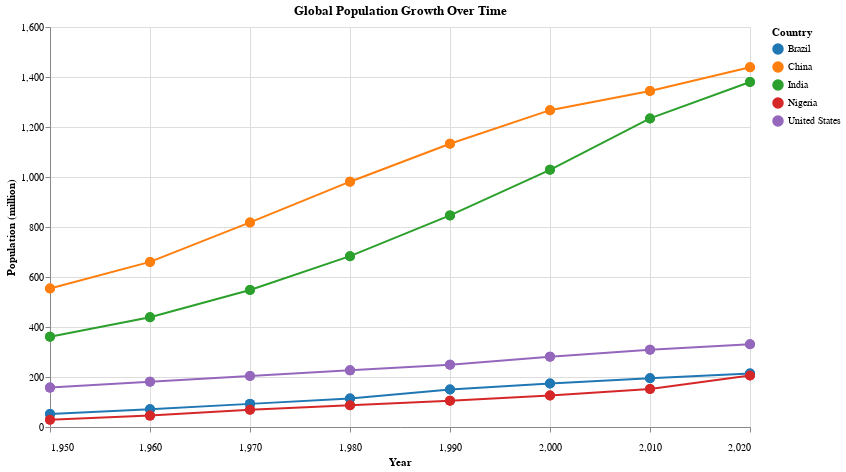

Specify this chart in Vega-Lite:
### Vega-Lite specification from a JSON file in a GitHub repository (floating-point values rounded to 4 significant figures)
{"$schema": "https://vega.github.io/schema/vega-lite/v5.json", "title": "Global Population Growth Over Time", "data": {"values": [{"Country": "China", "Year": 1950, "Population": 554005000, "Continent": "Asia"}, {"Country": "China", "Year": 1960, "Population": 660330000, "Continent": "Asia"}, {"Country": "China", "Year": 1970, "Population": 818315000, "Continent": "Asia"}, {"Country": "China", "Year": 1980, "Population": 981235000, "Continent": "Asia"}, {"Country": "China", "Year": 1990, "Population": 1133020000, "Continent": "Asia"}, {"Country": "China", "Year": 2000, "Population": 1267320000, "Continent": "Asia"}, {"Country": "China", "Year": 2010, "Population": 1344130000, "Continent": "Asia"}, {"Country": "China", "Year": 2020, "Population": 1439323776, "Continent": "Asia"}, {"Country": "India", "Year": 1950, "Population": 361000000, "Continent": "Asia"}, {"Country": "India", "Year": 1960, "Population": 439235000, "Continent": "Asia"}, {"Country": "India", "Year": 1970, "Population": 548159000, "Continent": "Asia"}, {"Country": "India", "Year": 1980, "Population": 683329000, "Continent": "Asia"}, {"Country": "India", "Year": 1990, "Population": 846387000, "Continent": "Asia"}, {"Country": "India", "Year": 2000, "Population": 1028690000, "Continent": "Asia"}, {"Country": "India", "Year": 2010, "Population": 1234280000, "Continent": "Asia"}, {"Country": "India", "Year": 2020, "Population": 1380004385, "Continent": "Asia"}, {"Country": "United States", "Year": 1950, "Population": 157553000, "Continent": "North America"}, {"Country": "United States", "Year": 1960, "Population": 180671000, "Continent": "North America"}, {"Country": "United States", "Year": 1970, "Population": 203984000, "Continent": "North America"}, {"Country": "United States", "Year": 1980, "Population": 226542000, "Continent": "North America"}, {"Country": "United States", "Year": 1990, "Population": 248709000, "Continent": "North America"}, {"Country": "United States", "Year": 2000, "Population": 281421000, "Continent": "North America"}, {"Country": "United States", "Year": 2010, "Population": 308745538, "Continent": "North America"}, {"Country": "United States", "Year": 2020, "Population": 331002651, "Continent": "North America"}, {"Country": "Brazil", "Year": 1950, "Population": 51910000, "Continent": "South America"}, {"Country": "Brazil", "Year": 1960, "Population": 70700000, "Continent": "South America"}, {"Country": "Brazil", "Year": 1970, "Population": 92500000, "Continent": "South America"}, {"Country": "Brazil", "Year": 1980, "Population": 113800000, "Continent": "South America"}, {"Country": "Brazil", "Year": 1990, "Population": 150000000, "Continent": "South America"}, {"Country": "Brazil", "Year": 2000, "Population": 174000000, "Continent": "South America"}, {"Country": "Brazil", "Year": 2010, "Population": 195000000, "Continent": "South America"}, {"Country": "Brazil", "Year": 2020, "Population": 213993437, "Continent": "South America"}, {"Country": "Nigeria", "Year": 1950, "Population": 28820000, "Continent": "Africa"}, {"Country": "Nigeria", "Year": 1960, "Population": 45600000, "Continent": "Africa"}, {"Country": "Nigeria", "Year": 1970, "Population": 69000000, "Continent": "Africa"}, {"Country": "Nigeria", "Year": 1980, "Population": 87300000, "Continent": "Africa"}, {"Country": "Nigeria", "Year": 1990, "Population": 105000000, "Continent": "Africa"}, {"Country": "Nigeria", "Year": 2000, "Population": 126000000, "Continent": "Africa"}, {"Country": "Nigeria", "Year": 2010, "Population": 152000000, "Continent": "Africa"}, {"Country": "Nigeria", "Year": 2020, "Population": 206139589, "Continent": "Africa"}, {"Country": "China", "Year": 1950, "Population": 554005000, "Continent": "All"}, {"Country": "China", "Year": 1960, "Population": 660330000, "Continent": "All"}, {"Country": "China", "Year": 1970, "Population": 818315000, "Continent": "All"}, {"Country": "China", "Year": 1980, "Population": 981235000, "Continent": "All"}, {"Country": "China", "Year": 1990, "Population": 1133020000, "Continent": "All"}, {"Country": "China", "Year": 2000, "Population": 1267320000, "Continent": "All"}, {"Country": "China", "Year": 2010, "Population": 1344130000, "Continent": "All"}, {"Country": "China", "Year": 2020, "Population": 1439323776, "Continent": "All"}, {"Country": "India", "Year": 1950, "Population": 361000000, "Continent": "All"}, {"Country": "India", "Year": 1960, "Population": 439235000, "Continent": "All"}, {"Country": "India", "Year": 1970, "Population": 548159000, "Continent": "All"}, {"Country": "India", "Year": 1980, "Population": 683329000, "Continent": "All"}, {"Country": "India", "Year": 1990, "Population": 846387000, "Continent": "All"}, {"Country": "India", "Year": 2000, "Population": 1028690000, "Continent": "All"}, {"Country": "India", "Year": 2010, "Population": 1234280000, "Continent": "All"}, {"Country": "India", "Year": 2020, "Population": 1380004385, "Continent": "All"}, {"Country": "United States", "Year": 1950, "Population": 157553000, "Continent": "All"}, {"Country": "United States", "Year": 1960, "Population": 180671000, "Continent": "All"}, {"Country": "United States", "Year": 1970, "Population": 203984000, "Continent": "All"}, {"Country": "United States", "Year": 1980, "Population": 226542000, "Continent": "All"}, {"Country": "United States", "Year": 1990, "Population": 248709000, "Continent": "All"}, {"Country": "United States", "Year": 2000, "Population": 281421000, "Continent": "All"}, {"Country": "United States", "Year": 2010, "Population": 308745538, "Continent": "All"}, {"Country": "United States", "Year": 2020, "Population": 331002651, "Continent": "All"}, {"Country": "Brazil", "Year": 1950, "Population": 51910000, "Continent": "All"}, {"Country": "Brazil", "Year": 1960, "Population": 70700000, "Continent": "All"}, {"Country": "Brazil", "Year": 1970, "Population": 92500000, "Continent": "All"}, {"Country": "Brazil", "Year": 1980, "Population": 113800000, "Continent": "All"}, {"Country": "Brazil", "Year": 1990, "Population": 150000000, "Continent": "All"}, {"Country": "Brazil", "Year": 2000, "Population": 174000000, "Continent": "All"}, {"Country": "Brazil", "Year": 2010, "Population": 195000000, "Continent": "All"}, {"Country": "Brazil", "Year": 2020, "Population": 213993437, "Continent": "All"}, {"Country": "Nigeria", "Year": 1950, "Population": 28820000, "Continent": "All"}, {"Country": "Nigeria", "Year": 1960, "Population": 45600000, "Continent": "All"}, {"Country": "Nigeria", "Year": 1970, "Population": 69000000, "Continent": "All"}, {"Country": "Nigeria", "Year": 1980, "Population": 87300000, "Continent": "All"}, {"Country": "Nigeria", "Year": 1990, "Population": 105000000, "Continent": "All"}, {"Country": "Nigeria", "Year": 2000, "Population": 126000000, "Continent": "All"}, {"Country": "Nigeria", "Year": 2010, "Population": 152000000, "Continent": "All"}, {"Country": "Nigeria", "Year": 2020, "Population": 206139589, "Continent": "All"}]}, "transform": [{"calculate": "datum.Population / 1000000", "as": "Population (million)"}, {"filter": {"selection": "Continent", "field": "Continent", "equal": "Continent"}}], "selection": {"Continent": {"type": "single", "fields": ["Continent"], "bind": {"input": "select", "options": ["All", "Asia", "North America", "South America", "Africa"], "name": "Select Continent"}}}, "mark": {"type": "line", "point": {"filled": true, "size": 100}}, "encoding": {"x": {"field": "Year", "type": "quantitative", "title": "Year", "labelAngle": 0, "axis": {"values": [1950, 1960, 1970, 1980, 1990, 2000, 2010, 2020], "labelOverlap": "parity", "labelPadding": 10}}, "y": {"field": "Population (million)", "type": "quantitative", "title": "Population (million)", "axis": {"tickCount": 10, "grid": true}}, "color": {"field": "Country", "type": "nominal", "scale": {"scheme": "category10"}, "legend": {"title": "Country"}}, "tooltip": [{"field": "Country", "title": "Country"}, {"field": "Year", "title": "Year"}, {"field": "Population (million)", "title": "Population (million)"}]}, "width": 700, "height": 400}
